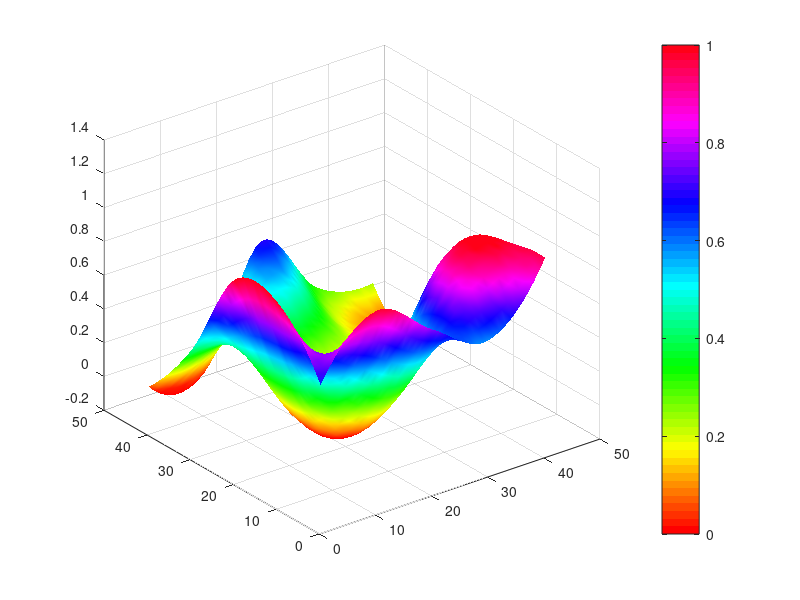

This chart was generated by the following MATLAB code:
z0= rand(5);
x= 1:5;
y= 1:5;
[x0,y0]= meshgrid(x,y);

xa= 1:0.1:5;
ya= 1:0.1:5;
[x1,y1]= meshgrid(xa,ya);

z1= interp2(x0,y0,z0,x1,y1, 'cubic');

figure
surf(z1)
colormap hsv
shading interp
colorbar
caxis([0 1])
%contour([0 50])